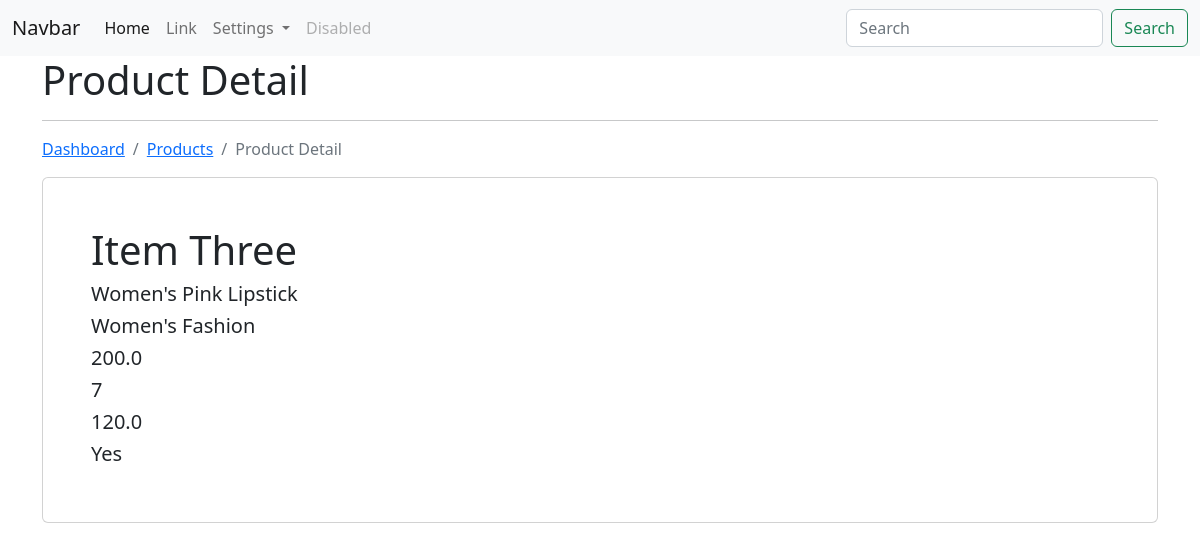
Page /ecom/product/view/4/ (signed in) on the earlier database version.
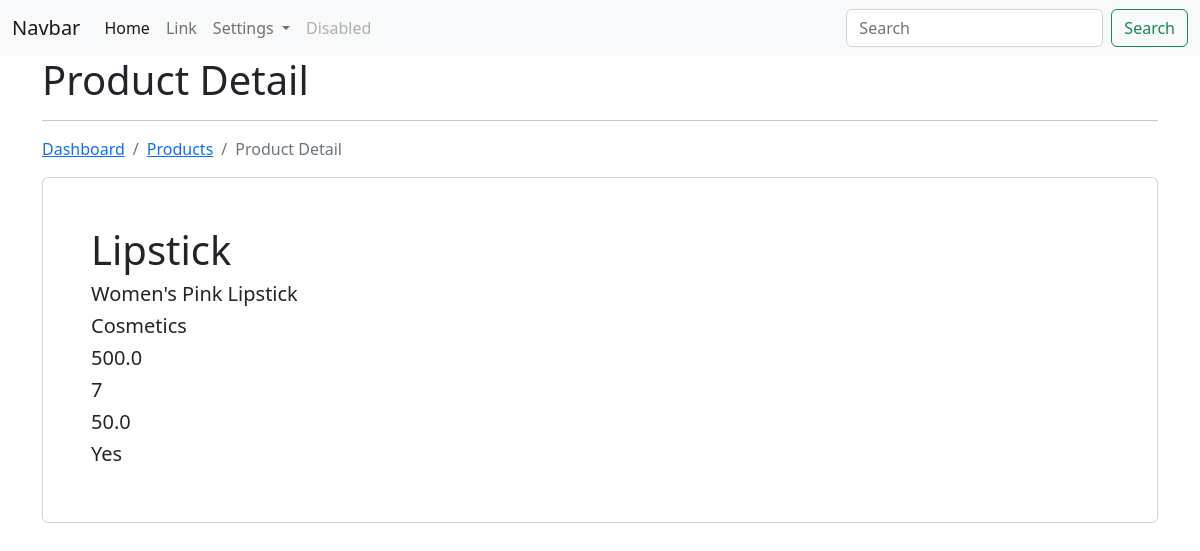
Same page on the later database version.
### app_ecom/models.py (models this page shows, shortened)
class Product(models.Model):
    title = models.CharField(max_length=200)
    desc = models.CharField(max_length=200)
    category = models.ForeignKey(Category, on_delete=models.CASCADE)
    price = models.FloatField()
    image = models.FileField(null=True, blank=True)
    quantity = models.IntegerField()
    discount = models.FloatField()
    cod = models.CharField(max_length=100)
    user = models.ForeignKey(User, on_delete=models.CASCADE)
    class Meta:
        db_table = 'app_products'

class Category(models.Model):
    category_name = models.CharField(max_length=200)
    def __str__(self):
        return self.category_name
    class Meta:
        db_table = 'app_categories'

### app_ecom/views.py (the view)
# urls.py: path('product/view/<int:id>/', views.product_view, name='view-product'),
@login_required(login_url='/authentication/login/')
def product_view(request, id):
    product = Product.objects.get(id=id)
    context = {"data": product}
    return render(request, 'products/product_view.html', context)

### templates/products/product_view.html (shortened to what this page needs)
{% extends "layouts/master.html" %}
{% block content %}
    <div class="container">
        <h1>Product Detail</h1>
        <hr>
        <nav aria-label="breadcrumb">
            <ol class="breadcrumb">
              <li class="breadcrumb-item"><a href="{% url 'dashboard' %}">Dashboard</a></li>
              <li class="breadcrumb-item active"><a href="{% url 'list-product' %}">Products</a></li>
              <li class="breadcrumb-item active">Product Detail</li>
            </ol>
        </nav>
        <div class="card p-5">
            <h1>{{ data.title }}</h1>
            <h5>{{ data.desc }}</h5>
            <h5>{{ data.category }}</h5>
            <h5>{{ data.price }}</h5>
            <h5>{{ data.quantity }}</h5>
            <h5>{{ data.discount }}</h5>
            <h5>{{ data.cod }}</h5>
        </div>
    </div>
{% endblock content %}

Differences in the rows shown:
changed Product "Women's Pink Lipstick": title "Item Three" → "Lipstick"; category "Women's Fashion" → "Cosmetics"; price "200.0" → "500.0"; discount "120.0" → "50.0"
